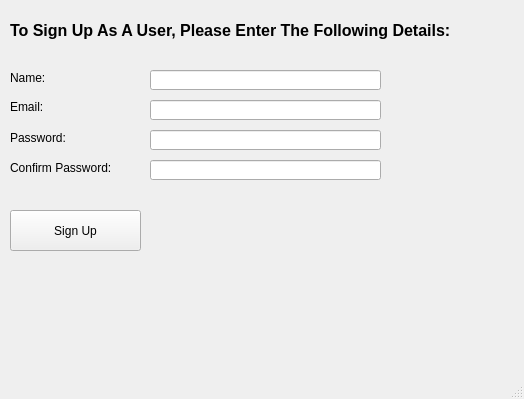
<?xml version="1.0" encoding="UTF-8"?>
<ui version="4.0">
 <class>AdminScreen</class>
 <widget class="QMainWindow" name="AdminScreen">
  <property name="geometry">
   <rect>
    <x>0</x>
    <y>0</y>
    <width>524</width>
    <height>399</height>
   </rect>
  </property>
  <property name="windowTitle">
   <string>UserRegister</string>
  </property>
  <widget class="QWidget" name="centralwidget">
   <widget class="QLabel" name="label">
    <property name="geometry">
     <rect>
      <x>10</x>
      <y>0</y>
      <width>581</width>
      <height>61</height>
     </rect>
    </property>
    <property name="font">
     <font>
      <pointsize>12</pointsize>
      <weight>75</weight>
      <bold>true</bold>
     </font>
    </property>
    <property name="text">
     <string>To Sign Up As A User, Please Enter The Following Details:</string>
    </property>
   </widget>
   <widget class="QLabel" name="label_2">
    <property name="geometry">
     <rect>
      <x>10</x>
      <y>70</y>
      <width>91</width>
      <height>16</height>
     </rect>
    </property>
    <property name="text">
     <string>Name:</string>
    </property>
   </widget>
   <widget class="QLabel" name="label_3">
    <property name="geometry">
     <rect>
      <x>10</x>
      <y>100</y>
      <width>47</width>
      <height>13</height>
     </rect>
    </property>
    <property name="text">
     <string>Email:</string>
    </property>
   </widget>
   <widget class="QLabel" name="label_4">
    <property name="geometry">
     <rect>
      <x>10</x>
      <y>130</y>
      <width>81</width>
      <height>16</height>
     </rect>
    </property>
    <property name="text">
     <string>Password:</string>
    </property>
   </widget>
   <widget class="QLabel" name="label_5">
    <property name="geometry">
     <rect>
      <x>10</x>
      <y>160</y>
      <width>121</width>
      <height>16</height>
     </rect>
    </property>
    <property name="text">
     <string>Confirm Password:</string>
    </property>
   </widget>
   <widget class="QLineEdit" name="userName">
    <property name="geometry">
     <rect>
      <x>150</x>
      <y>70</y>
      <width>231</width>
      <height>20</height>
     </rect>
    </property>
   </widget>
   <widget class="QLineEdit" name="userEmail">
    <property name="geometry">
     <rect>
      <x>150</x>
      <y>100</y>
      <width>231</width>
      <height>20</height>
     </rect>
    </property>
   </widget>
   <widget class="QLineEdit" name="userPassword">
    <property name="geometry">
     <rect>
      <x>150</x>
      <y>130</y>
      <width>231</width>
      <height>20</height>
     </rect>
    </property>
   </widget>
   <widget class="QLineEdit" name="userConfirmPassword">
    <property name="geometry">
     <rect>
      <x>150</x>
      <y>160</y>
      <width>231</width>
      <height>20</height>
     </rect>
    </property>
   </widget>
   <widget class="QPushButton" name="userSignupBtn">
    <property name="geometry">
     <rect>
      <x>10</x>
      <y>210</y>
      <width>131</width>
      <height>41</height>
     </rect>
    </property>
    <property name="text">
     <string>Sign Up</string>
    </property>
   </widget>
  </widget>
  <widget class="QMenuBar" name="menubar">
   <property name="geometry">
    <rect>
     <x>0</x>
     <y>0</y>
     <width>524</width>
     <height>36</height>
    </rect>
   </property>
  </widget>
  <widget class="QStatusBar" name="statusbar"/>
 </widget>
 <resources/>
 <connections/>
</ui>
